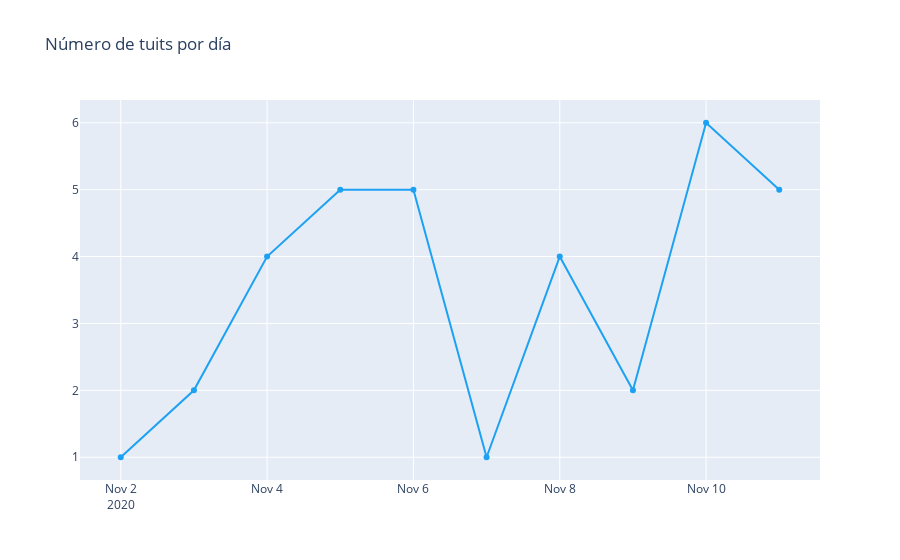

Here is the notebook cell this chart was saved with:
### Code cell
## GRAFICO 

trace = go.Scatter(x=temp.fecha.values,

                    y=temp.cnt.values,

                    text=[f"Fecha: {f}<br>Tuits: {c}" for f,c in zip(temp.fecha.values,temp.cnt.values)],

                    hoverinfo='text',

                    mode='lines+markers',

                    name='Días',

                    line={'color':'#1DA1F2'})
layout = go.Layout(title='Número de tuits por día')
 
fig = go.Figure(data=[trace], layout=layout)

iplot(fig)

### Figure 1 — Plotly figure (JSON) as saved in the notebook; plotly's stock layout.template omitted (floating-point values rounded to 4 significant figures)
{"data": [{"hoverinfo": "text", "line": {"color": "#1DA1F2"}, "mode": "lines+markers", "name": "Días", "text": ["Fecha: 2020-11-02<br>Tuits: 1", "Fecha: 2020-11-03<br>Tuits: 2", "Fecha: 2020-11-04<br>Tuits: 4", "Fecha: 2020-11-05<br>Tuits: 5", "Fecha: 2020-11-06<br>Tuits: 5", "Fecha: 2020-11-07<br>Tuits: 1", "Fecha: 2020-11-08<br>Tuits: 4", "Fecha: 2020-11-09<br>Tuits: 2", "Fecha: 2020-11-10<br>Tuits: 6", "Fecha: 2020-11-11<br>Tuits: 5"], "type": "scatter", "x": ["2020-11-02", "2020-11-03", "2020-11-04", "2020-11-05", "2020-11-06", "2020-11-07", "2020-11-08", "2020-11-09", "2020-11-10", "2020-11-11"], "y": [1, 2, 4, 5, 5, 1, 4, 2, 6, 5]}], "layout": {"title": {"text": "Número de tuits por día"}}}
